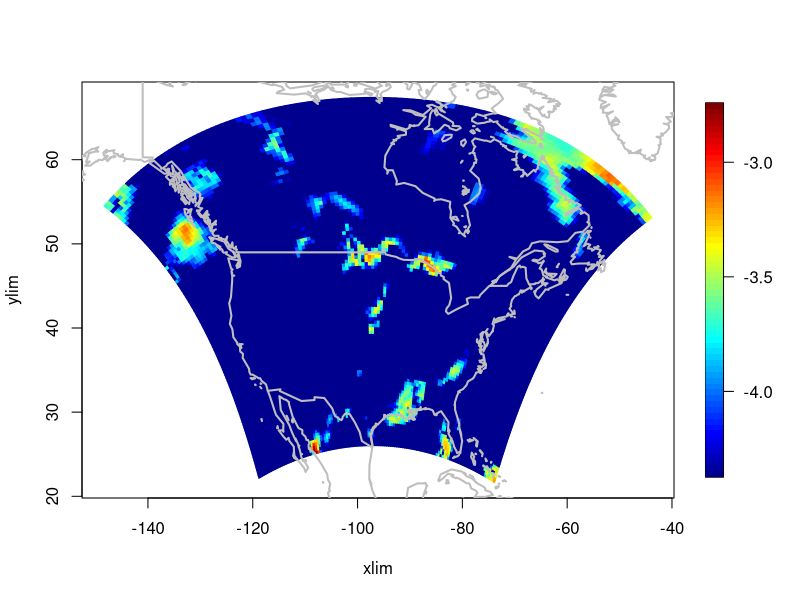

Here is the R script that generated this plot:
library(fields)


### Name: RCMexample
### Title: 3-hour precipitation fields from a regional climate model
### Aliases: RCMexample
### Keywords: datasets

### ** Examples

data(RCMexample)
# second time period

image.plot( RCMexample$x, RCMexample$y, RCMexample$z[,,2])
world( add=TRUE,  lwd=2, col="grey")
